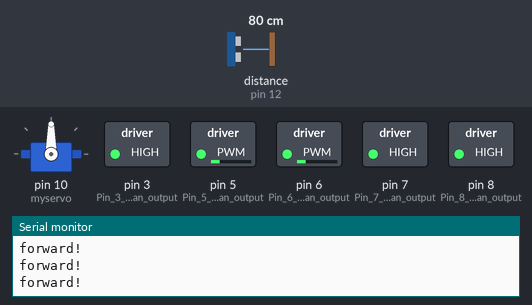
A sketch run on a simulated Arduino Uno, built with avr-gcc and run on an emulated ATmega328P. On the bench: servo, switched loads named in the sketch (green lamp = pin HIGH), the last lines printed to the serial monitor. Wiring (inferred from the names in the program): ultrasonic range finder: trigger pin 13; echo pin 12. The test bench sets the inputs (shaded band); at power-on: distance to the obstacle (sensor on pin 12) 80 cm. The echo pulse lasts 58.3 µs per cm; pins used as bus, display or sensor lines are not drawn.

Above: at 1.8 s.
1.9 s: distance to the obstacle (sensor on pin 12) set to 24 cm
3.4 s: distance to the obstacle (sensor on pin 12) set to 19 cm
At 5.0 s:
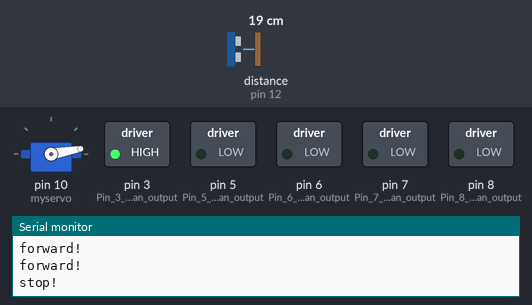
6.5 s: distance to the obstacle (sensor on pin 12) set to 2 cm
At 9.4 s:
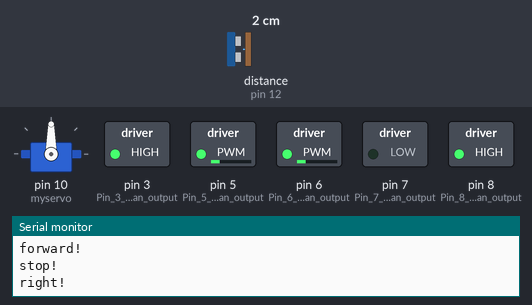
9.6 s: distance to the obstacle (sensor on pin 12) set to 35 cm
At 10.6 s:
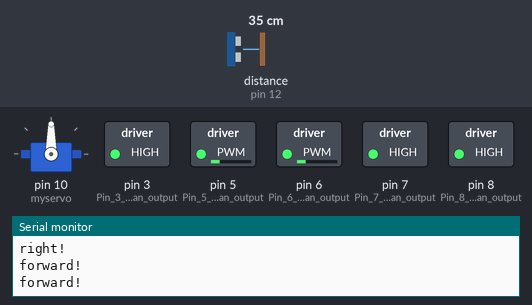
Timing chart, 0 to 12.3 s (numbered marks = the images above; inputs shaded):
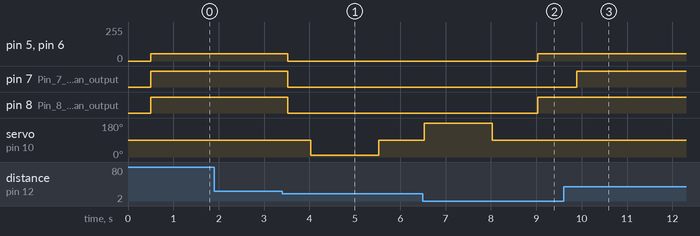

Measured:
- the behaviour switches between 22 and 21 cm on distance to the obstacle (sensor on pin 12) (found by bisection; images 0 and 1)
- after the input at 3.4 s, pin 5 (Pin_5_set_as_an_output), pin 6 (Pin_6_set_as_an_output): 55/255 → 0/255 after 0.12 s; pin 7 (Pin_7_set_as_an_output), pin 8 (Pin_8_set_as_an_output): HIGH → LOW after 0.12 s; servo on pin 10 (myservo): 90° → 10° after 0.62 s, → 90° 1.5 s later
- after the input at 6.5 s, pin 8 (Pin_8_set_as_an_output): LOW → HIGH after 2.5 s
- after the input at 9.6 s, pin 5 (Pin_5_set_as_an_output), pin 6 (Pin_6_set_as_an_output): stays 55/255 (without the input it goes to 0/255 after 0.29 s)

The sketch:

Collision_Avoidance.ino
```cpp
/*
The purpose of this program is to be able to use collision avoidance to control the robot car.
Using the ultrasonic sensor it dectect at set distance when there is obstacle.
Each movement is detemined whether there is an obstacle in its path or not.
*/

#include <arduino.h>
#include <Servo.h>

Servo myservo;      //create servo object to control servo

int Echo = 12;  //Echo pin of ultrasonic sensor
int Trig = 13;  //Trig pin of ultrasonic sensor

int rightDistance = 0, leftDistance = 0, middleDistance = 0;

void forward(){
digitalWrite(7,HIGH); //Left motors ON
digitalWrite(8,HIGH); //Right motors ON

analogWrite(5,55); //Set Speed for left motors
analogWrite(6,55); //Set Speed for right motors
Serial.println("forward!"); //Text printed when forward function is in use
}

void back() {
digitalWrite(7,LOW); //Left motors OFF
digitalWrite(8,LOW); //Right motors OFF

analogWrite(5,55); //Set Speed for left motors
analogWrite(6,55); //Set Speed for right motors
Serial.println("back!"); //Text printed when back function is in use
}

void left() {
digitalWrite(7,HIGH); //Left motors ON
digitalWrite(8,LOW); //Right motors OFF

analogWrite(5,55); //Set Speed for left motors
analogWrite(6,55); //Set Speed for right motors
Serial.println("left!"); //Text printed when left function is in use
}

void right() {
digitalWrite(7,LOW); //Left motors OFF
digitalWrite(8,HIGH); //Right motors ON

analogWrite(5,55); //Set Speed for left motors
analogWrite(6,55); //Set Speed for right motors
Serial.println("right!"); //Text printed when right function is in use
}

void stop() {
digitalWrite(7,LOW); //Left motors OFF
digitalWrite(8,LOW); //Right motors OFF

analogWrite(5,0); //Set Speed for left motors
analogWrite(6,0); //Set Speed for right motors
Serial.println("stop!"); //Text printed when stop function is in use
}

//Ultrasonic distance measurement Sub function
int Distance_test() {
  digitalWrite(Trig, LOW);
  delayMicroseconds(2);
  digitalWrite(Trig, HIGH);
  delayMicroseconds(20);
  digitalWrite(Trig, LOW);
  float Fdistance = pulseIn(Echo, HIGH);
  Fdistance= Fdistance / 58;
  return (int)Fdistance;
}

void setup() {
  myservo.attach(10);  // attach servo on pin 10 to servo object
  Serial.begin(9600);  //Initilize serial monitor
  pinMode(Echo, INPUT); //Pin 12 set as input
  pinMode(Trig, OUTPUT);  //Pin 13 set as input
  pinMode(5, OUTPUT); //Pin 5 set as an output
  pinMode(6, OUTPUT); //Pin 6 set as an output
  pinMode(7, OUTPUT); //Pin 7 set as an output
  pinMode(8, OUTPUT); //Pin 8 set as an output
  pinMode(3, OUTPUT); //Pin 3 set as an output
  digitalWrite(3,1); //Standby
}

void loop() {
    myservo.write(90);  //setservo position according to scaled value
    delay(500); //wait time
    middleDistance = Distance_test();

    if(middleDistance <= 20) {  //Distance less than 20
      stop(); //stop
      delay(500);  //wait time
      myservo.write(10); //setservo position
      delay(1000);  //wait time
      rightDistance = Distance_test();

      delay(500); //wait time
      myservo.write(90);  //setservo position
      delay(1000); //wait time
      myservo.write(180);
      delay(1000); //wait time
      leftDistance = Distance_test();

      delay(500); //wait time
      myservo.write(90); //setservo position according to scaled value
      delay(1000); //wait time
      if(rightDistance > leftDistance) {
        right(); //Use right function
        delay(360); //wait time
      }
      else if(rightDistance < leftDistance) {
        left(); //Use left function
        delay(360); //wait time
      }
      else if((rightDistance <= 20) || (leftDistance <= 20)) {
        back(); //Use back function
        delay(180); //wait time
      }
      else {
        forward(); //Use forward function
      }
    }
    else {
        forward(); //Use forward function
    }
}
```
